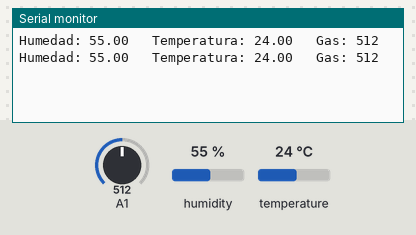
Simulated run of this sketch. Board: Arduino Uno, built with avr-gcc and run on an emulated ATmega328P. Shown: the last lines printed to the serial monitor. Wiring (inferred from the names in the program): DHT11 sensor: data pin 2. The inputs (shaded band) are chosen by the test bench; at power-on: humidity 55 %, A1 = 512, temperature 24 °C.

Above: at 3.5 s.
3.6 s: humidity set to 40 %
At 6.4 s:
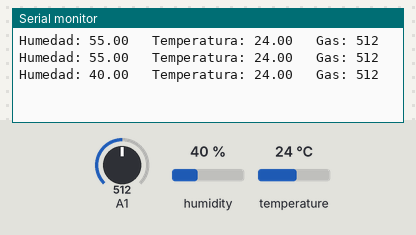
10.6 s: A1 set to 716
At 12.1 s:
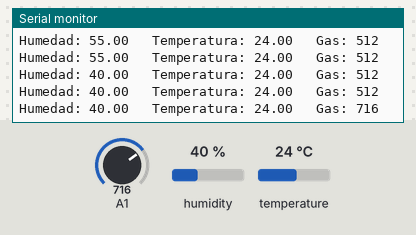
14.0 s: temperature set to 12 °C
At 16.6 s:
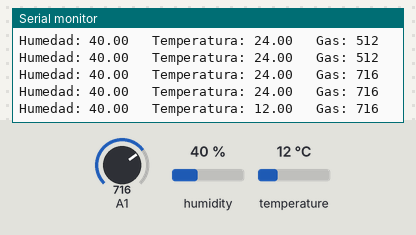
17.4 s: A1 set to 900
At 19.5 s:
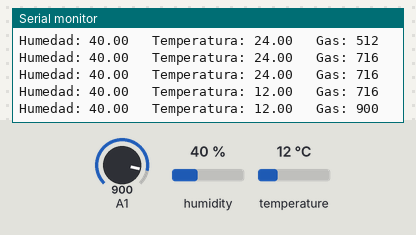
20.8 s: humidity set to 22 %
At 20.8 s:
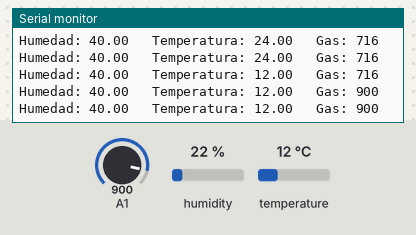
Timing chart, 0 to 23.8 s (numbered marks = the images above; inputs shaded):
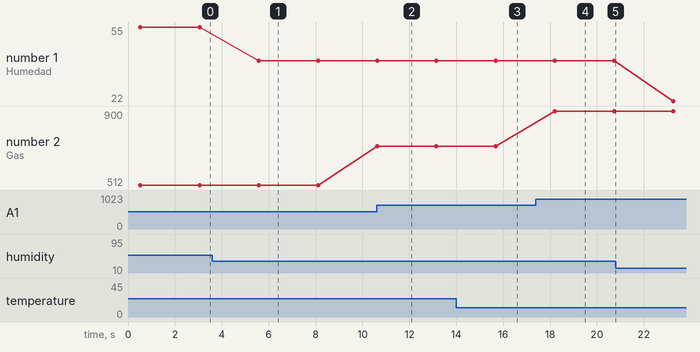

The sketch:

temperatura.ino
```cpp
#include "DHT.h" //cargamos la librería DHT
#define DHTPIN 2 //Seleccionamos el pin en el que se //conectará el sensor
#define DHTTYPE DHT11 //Se selecciona el DHT11 (hay //otros DHT)
DHT dht(DHTPIN, DHTTYPE); //Se inicia una variable que será usada por Arduino para comunicarse con el sensor

void setup() {

Serial.begin(9600); //Se inicia la comunicación serial
dht.begin(); //Se inicia el sensor
}
void loop() {

       float hum = dht.readHumidity(); //Se lee la humedad

       float temp = dht.readTemperature(); //Se lee la temperatura

       int sensor = analogRead(A1); //Entrada analogica gas

       //Se imprimen las variables
       Serial.print("Humedad: ");
       Serial.print(hum); // Imprime humedad

       Serial.print("   Temperatura: ");
       Serial.print(temp); // Imprime temperatura

       Serial.print("   Gas: ");
       Serial.println(sensor); // Imprime sensor-gas

       delay(2000); //Se espera 2 segundos para seguir leyendo //datos
}
```

Measured:
- after the input at 3.6 s, the serial monitor: prints a new line after 2.0 s (image 1)
- after the input at 10.6 s, the serial monitor: prints a new line at once (image 2)
- after the input at 14.0 s, the serial monitor: prints a new line after 1.7 s (image 3)
- after the input at 17.4 s, the serial monitor: prints a new line after 0.81 s (image 4)
- plotted number 1: 55 → 40 after the input at 3.6 s, 40 → 22 after the input at 20.8 s
- plotted number 2: 512 → 716 after the input at 10.6 s, 716 → 900 after the input at 17.4 s
